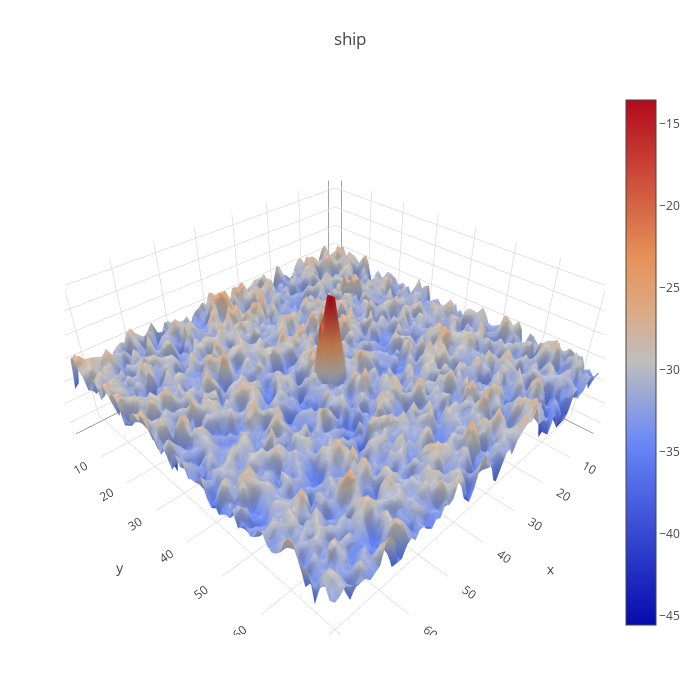

This figure's notebook cell:
### Code cell
# plot method taken from Kaggle kernel example
#Take a look at a ship
import plotly.offline as py
import plotly.graph_objs as go
py.init_notebook_mode(connected=True)
def plotmy3d(c, name):

    data = [
        go.Surface(
            z=c
        )
    ]
    layout = go.Layout(
        title=name,
        autosize=False,
        width=700,
        height=700,
        margin=dict(
            l=65,
            r=50,
            b=65,
            t=90
        )
    )
    fig = go.Figure(data=data, layout=layout)
    py.iplot(fig)
plotmy3d(X_band_1[0,:,:], 'ship')

### Figure 1 — Plotly figure (JSON) as saved in the notebook; plotly's stock layout.template omitted (floating-point values rounded to 4 significant figures; data arrays with more than 128 entries replaced by an {"elided": "..."} marker saying what was removed)
{"data": [{"type": "surface", "z": {"elided": "75x75 float values"}}], "layout": {"autosize": false, "height": 700, "margin": {"b": 65, "l": 65, "r": 50, "t": 90}, "title": "ship", "width": 700}}
